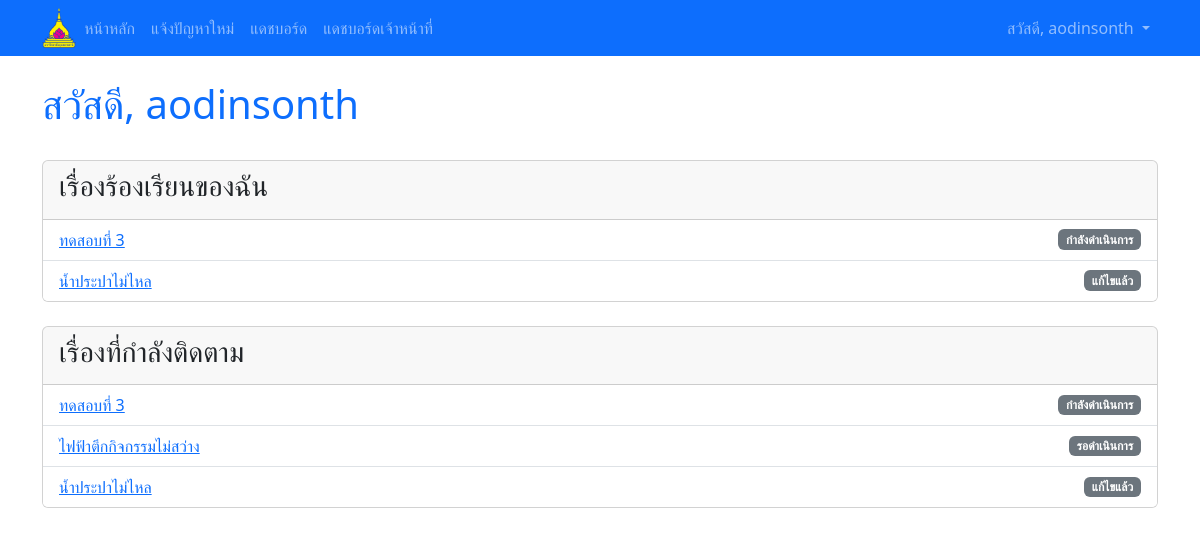
The page /profile/ (signed in) on the database as committed earlier.
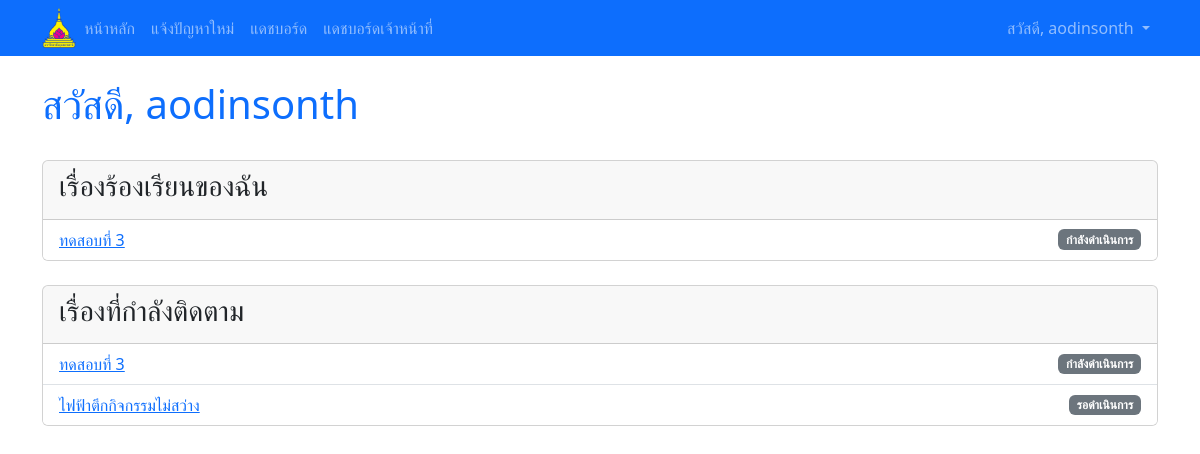
The same page on the database as committed later.
### core/models.py (models this page shows, shortened)
class Case(models.Model):
    STATUS_CHOICES = [
        ('pending', 'รอดำเนินการ'),
        ('in_progress', 'กำลังดำเนินการ'),
        ('resolved', 'แก้ไขแล้ว'),
    ]
    CATEGORY_CHOICES = [
        ('electrical', 'ไฟฟ้า'),
        ('water_supply', 'ประปา'),
        ('road_damage', 'ถนน/ทางเท้า'),
        ('other', 'อื่นๆ'),
    ]
    title = models.CharField(max_length=200)
    description = models.TextField()
    status = models.CharField(max_length=20, choices=STATUS_CHOICES, default='pending')
    category = models.CharField(max_length=50, choices=CATEGORY_CHOICES)
    reporter = models.ForeignKey(User, on_delete=models.CASCADE, related_name='reported_cases')
    created_at = models.DateTimeField(auto_now_add=True)
    updated_at = models.DateTimeField(auto_now=True)
    image_file = models.ImageField(upload_to='case_images/', blank=True, null=True)

### core/views.py (the view)
# urls.py: path('profile/', views.profile_view, name='profile'),
@login_required
def profile_view(request):
    my_cases = Case.objects.filter(reporter=request.user).order_by('-created_at')
    following_cases = Case.objects.filter(followers__user=request.user).order_by('-created_at')
    context = {
        'my_cases': my_cases,
        'following_cases': following_cases,
    }
    return render(request, 'core/profile.html', context)

### core/templates/core/profile.html (shortened to what this page needs)
{% extends 'core/base.html' %}
{% block content %}
<div class="d-flex justify-content-between align-items-center mb-4">
    <h1 class="text-primary">สวัสดี, {{ request.user.username }}</h1>
</div>
    <div class="card mb-4">
        <div class="card-header">
            <h3>เรื่องร้องเรียนของฉัน</h3>
        </div>
        <ul class="list-group list-group-flush">
            {% if my_cases %}
                {% for case in my_cases %}
                    <li class="list-group-item d-flex justify-content-between align-items-center">
                        <a href="{% url 'case_detail' case.id %}">{{ case.title }}</a>
                        <span class="badge bg-secondary">{{ case.get_status_display }}</span>
                    </li>
                {% endfor %}
            {% else %}
                <li class="list-group-item text-muted">คุณยังไม่ได้แจ้งเรื่องร้องเรียนใดๆ</li>
            {% endif %}
        </ul>
    </div>
    <div class="card mb-4">
        <div class="card-header">
            <h3>เรื่องที่กำลังติดตาม</h3>
        </div>
        <ul class="list-group list-group-flush">
            {% if following_cases %}
                {% for case in following_cases %}
                    <li class="list-group-item d-flex justify-content-between align-items-center">
                        <a href="{% url 'case_detail' case.id %}">{{ case.title }}</a>
                        <span class="badge bg-secondary">{{ case.get_status_display }}</span>
                    </li>
                {% endfor %}
            {% else %}
                <li class="list-group-item text-muted">คุณยังไม่ได้ติดตามเรื่องร้องเรียนใดๆ</li>
            {% endif %}
        </ul>
    </div>
{% endblock %}

Rows that differ between the two databases and show on the page:
removed Case: title "น้ำประปาไม่ไหล", status "แก้ไขแล้ว"
